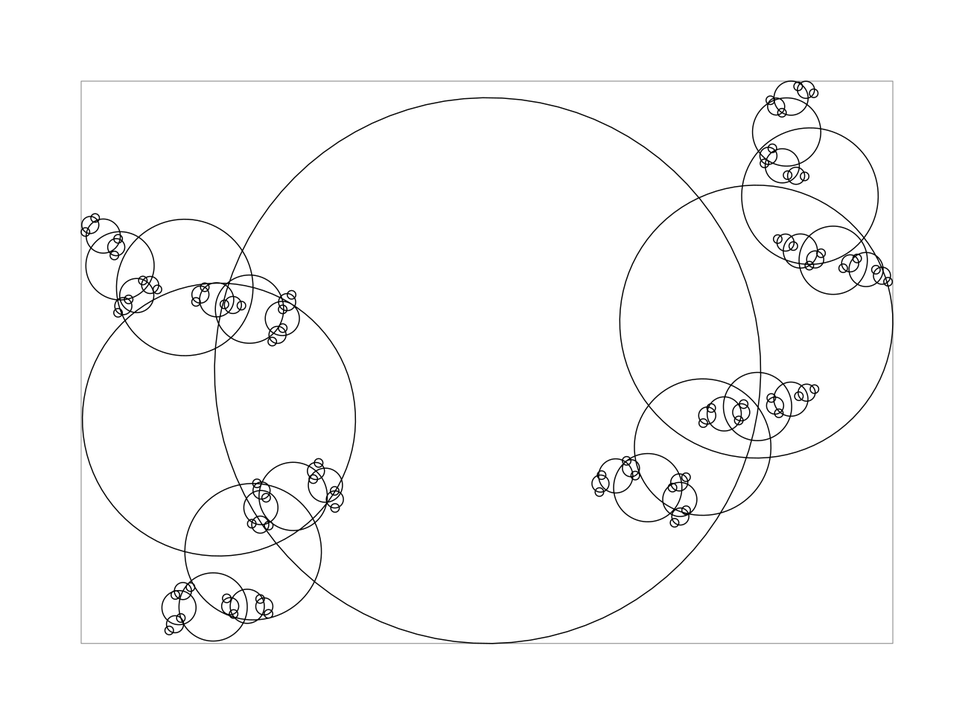
#> input picture examples/out.png, 974 x 724 px, shrunk from 1308 x 973 before the run
$ python topo.py out.png
#> lines starting #> are read from the running program, lines starting #| are printed output that depends on the picture
#> in main, im is the input picture: PIL image 974x724 RGB; min 0, max 255, mean 249.7
from itertools import groupby
from PIL import Image

Image.MAX_IMAGE_PIXELS = 1000000000

import axi
import math
import numpy as np
import sys

LNG1 = -125
LNG2 = -100
LAT1 = 49
LAT2 = 31

WIDTH = 13
HEIGHT = 8.5
LANDSCAPE = True
ROWS = LAT1 - LAT2

if not LANDSCAPE:
    WIDTH, HEIGHT = HEIGHT, WIDTH


def remove_flats(path):
    # return [list(path)]
    paths = []
    for k, g in groupby(path, lambda p: p[1] > 0):
        if k:
            paths.append(list(g))
    return paths


def crop(im):
    w, h = im.size
#> w = 974; h = 724
    lng1 = LNG1 + 180
    lng2 = LNG2 + 180
    lat1 = 90 - LAT1
    lat2 = 90 - LAT2
    pix_per_lng = int(w / 360)
#> pix_per_lng = 2
    pix_per_lat = int(h / 180)
#> pix_per_lat = 4
    x1 = lng1 * pix_per_lng
#> x1 = 110
    x2 = lng2 * pix_per_lng
#> x2 = 160
    y1 = lat1 * pix_per_lat
#> y1 = 164
    y2 = lat2 * pix_per_lat
#> y2 = 236
    return im.crop((x1, y1, x2, y2))
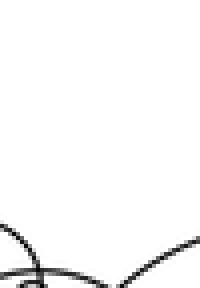
#> returned value: PIL image 50x72 L (shown 4 times larger); min 1, max 255, mean 248.7


# [50 lines left out: functions circle, lat_label, lng_label, vertical_stack, title, not called in this run]


def main():
    paths = []
    im = Image.open(sys.argv[1])
    im = im.convert('L')
    im = crop(im)
    # im.save('crop.png')
    print(im.size)
#| (50, 72)
    w, h = im.size
#> w = 50; h = 72
    data = np.asarray(im)
    data = data / np.amax(data)
    # data = data ** 0.5
    lines_per_row = int(h / ROWS)
#> lines_per_row = 4
    for j in range(0, ROWS, 1):
        y0 = j * lines_per_row
        y1 = y0 + lines_per_row
        d = data[y0:y1]
        for q in range(0, 101, 25):
            print(j, q)
            values = np.percentile(d, q, axis=0) * 1.2
            path = enumerate(values)
            for path in remove_flats(path):
                x = np.array([p[0] for p in path]) * WIDTH / w
                y = (j - np.array([p[1] for p in path])) * HEIGHT / ROWS
                path = list(zip(x, y))
                path = axi.simplify_paths([path], 0.005)[0]
                paths.append(path)
        lat = LAT1 + (LAT2 - LAT1) * j / (ROWS)
        paths.extend(lat_label('%g' % lat, j * HEIGHT / ROWS))
#> after the loop, paths = []
    for lng in range(LNG1, LNG2 + 1):
        x = (lng - LNG1) / (LNG2 - LNG1) * WIDTH
        paths.extend(lng_label('%g' % abs(lng), x))
    d = axi.Drawing(paths)
    print(len(d.paths))
    print('joining paths')
    d = d.join_paths(0.01)
    print(len(d.paths))
    print('sorting paths')
    d = d.sort_paths()
    print('joining paths')
    d = d.join_paths(0.01)
    print(len(d.paths))

    d = vertical_stack([title(), d], 0.25)

    # d = d.rotate(180)
    d = d.rotate_and_scale_to_fit(12, 8.5, step=90)

    im = d.render(
        scale=109 * 1, line_width=0.3 / 25.4,
    )  # show_axi_bounds=False, use_axi_bounds=False)
    im.write_to_png('out.png')
    # d = d.rotate_and_scale_to_fit(12, 8.5, step=90)
    d.dump('out.axi')


if __name__ == '__main__':
    main()
#> (the call stopped at in main, `path = axi.simplify_paths([path], 0.005)[0]`: axi is not available in this run)
